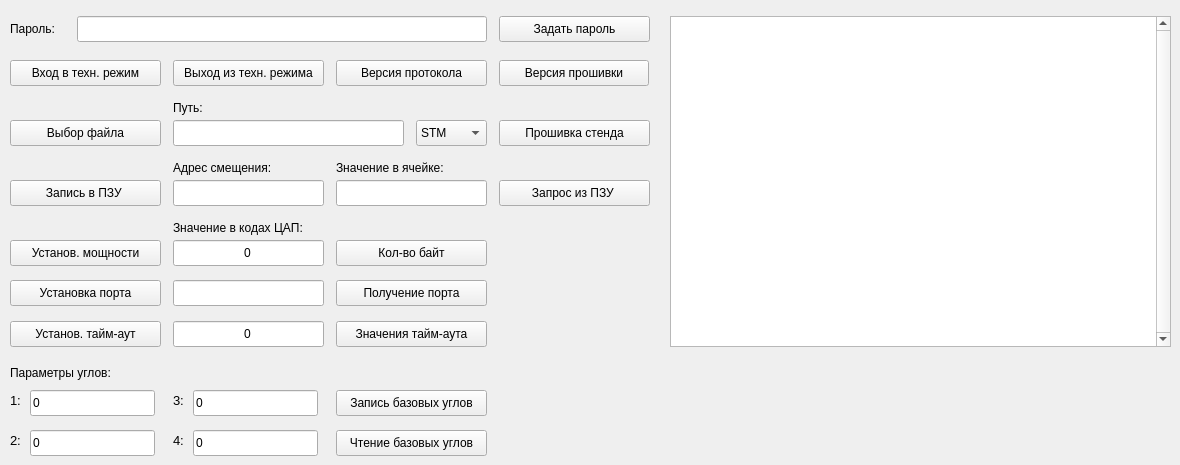
    <widget class="QWidget" name="tab_4">
     <attribute name="title">
      <string>Техн. режим</string>
     </attribute>
     <widget class="QPushButton" name="CreateConfigSecret">
      <property name="geometry">
       <rect>
        <x>499</x>
        <y>16</y>
        <width>151</width>
        <height>26</height>
       </rect>
      </property>
      <property name="font">
       <font>
        <pointsize>9</pointsize>
       </font>
      </property>
      <property name="text">
       <string>Задать пароль</string>
      </property>
     </widget>
     <widget class="QLineEdit" name="password">
      <property name="geometry">
       <rect>
        <x>77</x>
        <y>16</y>
        <width>410</width>
        <height>26</height>
       </rect>
      </property>
      <property name="font">
       <font>
        <pointsize>9</pointsize>
       </font>
      </property>
     </widget>
     <widget class="QPushButton" name="OpenConfigMode">
      <property name="geometry">
       <rect>
        <x>10</x>
        <y>60</y>
        <width>151</width>
        <height>26</height>
       </rect>
      </property>
      <property name="font">
       <font>
        <pointsize>9</pointsize>
       </font>
      </property>
      <property name="text">
       <string>Вход в техн. режим</string>
      </property>
     </widget>
     <widget class="QLabel" name="label_69">
      <property name="geometry">
       <rect>
        <x>10</x>
        <y>16</y>
        <width>71</width>
        <height>26</height>
       </rect>
      </property>
      <property name="font">
       <font>
        <pointsize>9</pointsize>
       </font>
      </property>
      <property name="text">
       <string>Пароль:</string>
      </property>
     </widget>
     <widget class="QPushButton" name="CloseConfigMode">
      <property name="geometry">
       <rect>
        <x>173</x>
        <y>60</y>
        <width>151</width>
        <height>26</height>
       </rect>
      </property>
      <property name="font">
       <font>
        <pointsize>9</pointsize>
       </font>
      </property>
      <property name="text">
       <string>Выход из техн. режима</string>
      </property>
     </widget>
     <widget class="QTextEdit" name="Console_2">
      <property name="enabled">
       <bool>true</bool>
      </property>
      <property name="geometry">
       <rect>
        <x>670</x>
        <y>16</y>
        <width>501</width>
        <height>331</height>
       </rect>
      </property>
      <property name="sizePolicy">
       <sizepolicy hsizetype="Ignored" vsizetype="Expanding">
        <horstretch>0</horstretch>
        <verstretch>0</verstretch>
       </sizepolicy>
      </property>
      <property name="tabletTracking">
       <bool>true</bool>
      </property>
      <property name="focusPolicy">
       <enum>Qt::WheelFocus</enum>
      </property>
      <property name="autoFillBackground">
       <bool>true</bool>
      </property>
      <property name="inputMethodHints">
       <set>Qt::ImhMultiLine</set>
      </property>
      <property name="verticalScrollBarPolicy">
       <enum>Qt::ScrollBarAlwaysOn</enum>
      </property>
      <property name="horizontalScrollBarPolicy">
       <enum>Qt::ScrollBarAsNeeded</enum>
      </property>
      <property name="autoFormatting">
       <set>QTextEdit::AutoAll</set>
      </property>
      <property name="lineWrapMode">
       <enum>QTextEdit::WidgetWidth</enum>
      </property>
      <property name="readOnly">
       <bool>true</bool>
      </property>
      <property name="markdown">
       <string/>
      </property>
      <property name="html">
       <string>&lt;!DOCTYPE HTML PUBLIC &quot;-//W3C//DTD HTML 4.0//EN&quot; &quot;http://www.w3.org/TR/REC-html40/strict.dtd&quot;&gt;
&lt;html&gt;&lt;head&gt;&lt;meta name=&quot;qrichtext&quot; content=&quot;1&quot; /&gt;&lt;meta charset=&quot;utf-8&quot; /&gt;&lt;style type=&quot;text/css&quot;&gt;
p, li { white-space: pre-wrap; }
hr { height: 1px; border-width: 0; }
li.unchecked::marker { content: &quot;\2610&quot;; }
li.checked::marker { content: &quot;\2612&quot;; }
&lt;/style&gt;&lt;/head&gt;&lt;body style=&quot; font-family:'Segoe UI'; font-size:9pt; font-weight:400; font-style:normal;&quot;&gt;
&lt;p style=&quot;-qt-paragraph-type:empty; margin-top:0px; margin-bottom:0px; margin-left:0px; margin-right:0px; -qt-block-indent:0; text-indent:0px; font-family:'Ubuntu'; font-size:11pt;&quot;&gt;&lt;br /&gt;&lt;/p&gt;&lt;/body&gt;&lt;/html&gt;</string>
      </property>
      <property name="overwriteMode">
       <bool>true</bool>
      </property>
      <property name="placeholderText">
       <string/>
      </property>
     </widget>
     <widget class="QPushButton" name="GetProtocolVersion">
      <property name="geometry">
       <rect>
        <x>336</x>
        <y>60</y>
        <width>151</width>
        <height>26</height>
       </rect>
      </property>
      <property name="font">
       <font>
        <pointsize>9</pointsize>
       </font>
      </property>
      <property name="text">
       <string>Версия протокола</string>
      </property>
     </widget>
     <widget class="QPushButton" name="FirmwareUpdate">
      <property name="geometry">
       <rect>
        <x>499</x>
        <y>120</y>
        <width>151</width>
        <height>26</height>
       </rect>
      </property>
      <property name="font">
       <font>
        <pointsize>9</pointsize>
       </font>
      </property>
      <property name="text">
       <string>Прошивка стенда</string>
      </property>
     </widget>
     <widget class="QPushButton" name="GetProtocolFirmwareVersion">
      <property name="geometry">
       <rect>
        <x>499</x>
        <y>60</y>
        <width>150</width>
        <height>26</height>
       </rect>
      </property>
      <property name="font">
       <font>
        <pointsize>9</pointsize>
       </font>
      </property>
      <property name="text">
       <string>Версия прошивки</string>
      </property>
     </widget>
     <widget class="QPushButton" name="GetMaxPayloadSize">
      <property name="geometry">
       <rect>
        <x>336</x>
        <y>240</y>
        <width>151</width>
        <height>26</height>
       </rect>
      </property>
      <property name="font">
       <font>
        <pointsize>9</pointsize>
       </font>
      </property>
      <property name="text">
       <string>Кол-во байт</string>
      </property>
     </widget>
     <widget class="QPushButton" name="GetComPortName">
      <property name="geometry">
       <rect>
        <x>336</x>
        <y>280</y>
        <width>151</width>
        <height>26</height>
       </rect>
      </property>
      <property name="font">
       <font>
        <pointsize>9</pointsize>
       </font>
      </property>
      <property name="text">
       <string>Получение порта</string>
      </property>
     </widget>
     <widget class="QPushButton" name="SetComPortName">
      <property name="geometry">
       <rect>
        <x>10</x>
        <y>280</y>
        <width>151</width>
        <height>26</height>
       </rect>
      </property>
      <property name="font">
       <font>
        <pointsize>9</pointsize>
       </font>
      </property>
      <property name="text">
       <string>Установка порта</string>
      </property>
     </widget>
     <widget class="QLineEdit" name="Port">
      <property name="geometry">
       <rect>
        <x>173</x>
        <y>280</y>
        <width>151</width>
        <height>26</height>
       </rect>
      </property>
      <property name="font">
       <font>
        <pointsize>9</pointsize>
       </font>
      </property>
     </widget>
     <widget class="QLineEdit" name="File_path">
      <property name="geometry">
       <rect>
        <x>173</x>
        <y>120</y>
        <width>231</width>
        <height>26</height>
       </rect>
      </property>
      <property name="font">
       <font>
        <pointsize>9</pointsize>
       </font>
      </property>
     </widget>
     <widget class="QPushButton" name="GetTimeoutBut">
      <property name="geometry">
       <rect>
        <x>336</x>
        <y>321</y>
        <width>151</width>
        <height>26</height>
       </rect>
      </property>
      <property name="font">
       <font>
        <pointsize>9</pointsize>
       </font>
      </property>
      <property name="text">
       <string>Значения тайм-аута</string>
      </property>
     </widget>
     <widget class="QPushButton" name="SetTimeoutBut">
      <property name="geometry">
       <rect>
        <x>10</x>
        <y>321</y>
        <width>151</width>
        <height>26</height>
       </rect>
      </property>
      <property name="font">
       <font>
        <pointsize>9</pointsize>
       </font>
      </property>
      <property name="text">
       <string>Установ. тайм-аут</string>
      </property>
     </widget>
     <widget class="QLineEdit" name="TimeoutValue">
      <property name="geometry">
       <rect>
        <x>173</x>
        <y>321</y>
        <width>151</width>
        <height>26</height>
       </rect>
      </property>
      <property name="font">
       <font>
        <pointsize>9</pointsize>
       </font>
      </property>
      <property name="text">
       <string>0</string>
      </property>
      <property name="maxLength">
       <number>5</number>
      </property>
      <property name="alignment">
       <set>Qt::AlignCenter</set>
      </property>
     </widget>
     <widget class="QLabel" name="label_75">
      <property name="geometry">
       <rect>
        <x>173</x>
        <y>100</y>
        <width>41</width>
        <height>16</height>
       </rect>
      </property>
      <property name="font">
       <font>
        <pointsize>9</pointsize>
       </font>
      </property>
      <property name="text">
       <string>Путь:</string>
      </property>
     </widget>
     <widget class="QPushButton" name="file_selection">
      <property name="geometry">
       <rect>
        <x>10</x>
        <y>120</y>
        <width>151</width>
        <height>26</height>
       </rect>
      </property>
      <property name="font">
       <font>
        <pointsize>9</pointsize>
       </font>
      </property>
      <property name="text">
       <string>Выбор файла</string>
      </property>
     </widget>
     <widget class="QPushButton" name="WriteEEPROM">
      <property name="geometry">
       <rect>
        <x>10</x>
        <y>180</y>
        <width>151</width>
        <height>26</height>
       </rect>
      </property>
      <property name="font">
       <font>
        <pointsize>9</pointsize>
       </font>
      </property>
      <property name="text">
       <string>Запись в ПЗУ </string>
      </property>
     </widget>
     <widget class="QLineEdit" name="Address">
      <property name="geometry">
       <rect>
        <x>173</x>
        <y>180</y>
        <width>151</width>
        <height>26</height>
       </rect>
      </property>
      <property name="font">
       <font>
        <pointsize>9</pointsize>
       </font>
      </property>
     </widget>
     <widget class="QLineEdit" name="Value">
      <property name="geometry">
       <rect>
        <x>336</x>
        <y>180</y>
        <width>151</width>
        <height>26</height>
       </rect>
      </property>
      <property name="font">
       <font>
        <pointsize>9</pointsize>
       </font>
      </property>
     </widget>
     <widget class="QLabel" name="label_76">
      <property name="geometry">
       <rect>
        <x>173</x>
        <y>160</y>
        <width>144</width>
        <height>16</height>
       </rect>
      </property>
      <property name="font">
       <font>
        <pointsize>9</pointsize>
       </font>
      </property>
      <property name="text">
       <string>Адрес смещения:</string>
      </property>
     </widget>
     <widget class="QLabel" name="label_77">
      <property name="geometry">
       <rect>
        <x>336</x>
        <y>160</y>
        <width>144</width>
        <height>16</height>
       </rect>
      </property>
      <property name="font">
       <font>
        <pointsize>9</pointsize>
       </font>
      </property>
      <property name="text">
       <string>Значение в ячейке:</string>
      </property>
     </widget>
     <widget class="QPushButton" name="ReadEEPROM">
      <property name="geometry">
       <rect>
        <x>499</x>
        <y>180</y>
        <width>151</width>
        <height>26</height>
       </rect>
      </property>
      <property name="font">
       <font>
        <pointsize>9</pointsize>
       </font>
      </property>
      <property name="text">
       <string>Запрос из ПЗУ </string>
      </property>
     </widget>
     <widget class="QPushButton" name="SetLaserPowerBut_2">
      <property name="geometry">
       <rect>
        <x>10</x>
        <y>240</y>
        <width>151</width>
        <height>26</height>
       </rect>
      </property>
      <property name="minimumSize">
       <size>
        <width>150</width>
        <height>0</height>
       </size>
      </property>
      <property name="font">
       <font>
        <pointsize>9</pointsize>
       </font>
      </property>
      <property name="text">
       <string>Установ. мощности</string>
      </property>
     </widget>
     <widget class="QLineEdit" name="LaserPowerValue_2">
      <property name="geometry">
       <rect>
        <x>173</x>
        <y>240</y>
        <width>151</width>
        <height>26</height>
       </rect>
      </property>
      <property name="minimumSize">
       <size>
        <width>150</width>
        <height>0</height>
       </size>
      </property>
      <property name="font">
       <font>
        <pointsize>9</pointsize>
       </font>
      </property>
      <property name="text">
       <string>0</string>
      </property>
      <property name="maxLength">
       <number>4</number>
      </property>
      <property name="alignment">
       <set>Qt::AlignCenter</set>
      </property>
     </widget>
     <widget class="QLabel" name="label_78">
      <property name="geometry">
       <rect>
        <x>173</x>
        <y>220</y>
        <width>144</width>
        <height>16</height>
       </rect>
      </property>
      <property name="font">
       <font>
        <pointsize>9</pointsize>
       </font>
      </property>
      <property name="text">
       <string>Значение в кодах ЦAП:</string>
      </property>
     </widget>
     <widget class="QLabel" name="label_79">
      <property name="geometry">
       <rect>
        <x>10</x>
        <y>360</y>
        <width>151</width>
        <height>26</height>
       </rect>
      </property>
      <property name="font">
       <font>
        <pointsize>9</pointsize>
       </font>
      </property>
      <property name="text">
       <string>Параметры углов:</string>
      </property>
     </widget>
     <widget class="QLineEdit" name="InitAngles1_2">
      <property name="geometry">
       <rect>
        <x>30</x>
        <y>390</y>
        <width>125</width>
        <height>26</height>
       </rect>
      </property>
      <property name="font">
       <font>
        <pointsize>9</pointsize>
       </font>
      </property>
      <property name="text">
       <string>0</string>
      </property>
     </widget>
     <widget class="QLineEdit" name="InitAngles3_2">
      <property name="geometry">
       <rect>
        <x>193</x>
        <y>390</y>
        <width>125</width>
        <height>26</height>
       </rect>
      </property>
      <property name="font">
       <font>
        <pointsize>9</pointsize>
       </font>
      </property>
      <property name="text">
       <string>0</string>
      </property>
     </widget>
     <widget class="QLabel" name="label_38">
      <property name="geometry">
       <rect>
        <x>10</x>
        <y>390</y>
        <width>20</width>
        <height>21</height>
       </rect>
      </property>
      <property name="font">
       <font>
        <pointsize>10</pointsize>
       </font>
      </property>
      <property name="text">
       <string>1:</string>
      </property>
     </widget>
     <widget class="QLabel" name="label_39">
      <property name="geometry">
       <rect>
        <x>173</x>
        <y>430</y>
        <width>20</width>
        <height>21</height>
       </rect>
      </property>
      <property name="font">
       <font>
        <pointsize>10</pointsize>
       </font>
      </property>
      <property name="text">
       <string>4:</string>
      </property>
     </widget>
     <widget class="QLineEdit" name="InitAngles2_2">
      <property name="geometry">
       <rect>
        <x>30</x>
        <y>430</y>
        <width>125</width>
        <height>26</height>
       </rect>
      </property>
      <property name="font">
       <font>
        <pointsize>9</pointsize>
       </font>
      </property>
      <property name="text">
       <string>0</string>
      </property>
     </widget>
     <widget class="QLabel" name="label_40">
      <property name="geometry">
       <rect>
        <x>10</x>
        <y>430</y>
        <width>20</width>
        <height>21</height>
       </rect>
      </property>
      <property name="font">
       <font>
        <pointsize>10</pointsize>
       </font>
      </property>
      <property name="text">
       <string>2:</string>
      </property>
     </widget>
     <widget class="QLabel" name="label_41">
      <property name="geometry">
       <rect>
        <x>173</x>
        <y>390</y>
        <width>20</width>
        <height>21</height>
       </rect>
      </property>
      <property name="font">
       <font>
        <pointsize>10</pointsize>
       </font>
      </property>
      <property name="text">
       <string>3:</string>
      </property>
     </widget>
     <widget class="QLineEdit" name="InitAngles4_2">
      <property name="geometry">
       <rect>
        <x>193</x>
        <y>430</y>
        <width>125</width>
        <height>26</height>
       </rect>
      </property>
      <property name="font">
       <font>
        <pointsize>9</pointsize>
       </font>
      </property>
      <property name="text">
       <string>0</string>
      </property>
     </widget>
     <widget class="QPushButton" name="UpdateBaseAngles">
      <property name="geometry">
       <rect>
        <x>336</x>
        <y>390</y>
        <width>151</width>
        <height>26</height>
       </rect>
      </property>
      <property name="font">
       <font>
        <pointsize>9</pointsize>
       </font>
      </property>
      <property name="text">
       <string>Запись базовых углов</string>
      </property>
     </widget>
     <widget class="QPushButton" name="ReadBaseAngles_2">
      <property name="geometry">
       <rect>
        <x>336</x>
        <y>430</y>
        <width>151</width>
        <height>26</height>
       </rect>
      </property>
      <property name="font">
       <font>
        <pointsize>9</pointsize>
       </font>
      </property>
      <property name="text">
       <string>Чтение базовых углов</string>
      </property>
     </widget>
     <widget class="QComboBox" name="Type_platform">
      <property name="geometry">
       <rect>
        <x>416</x>
        <y>120</y>
        <width>71</width>
        <height>26</height>
       </rect>
      </property>
      <item>
       <property name="text">
        <string>STM</string>
       </property>
      </item>
      <item>
       <property name="text">
        <string>Arduino</string>
       </property>
      </item>
     </widget>
    </widget>
